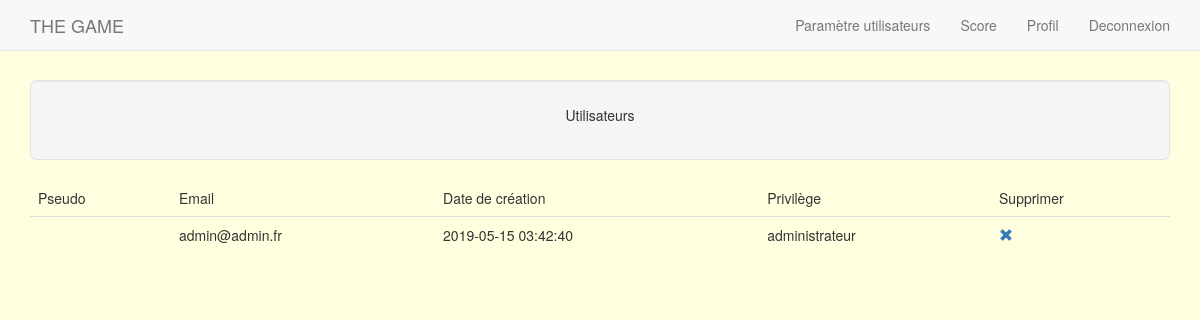
The page /tableUser.php (signed in) on the database as committed earlier.
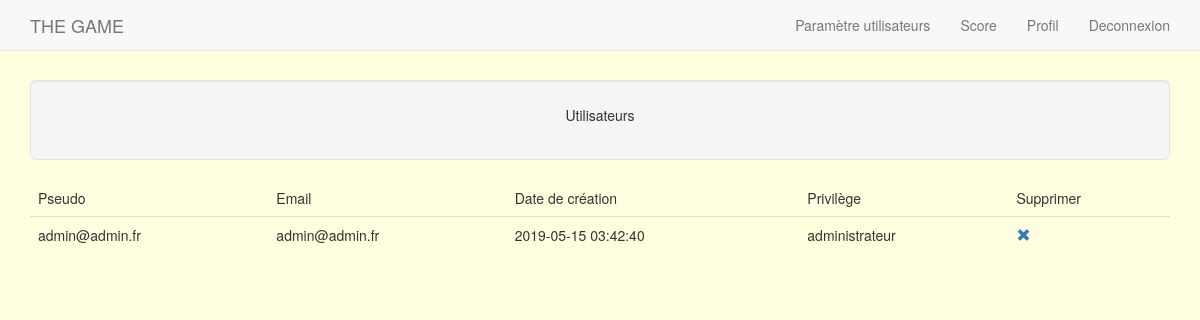
The same page on the database as committed later.
### tables this page shows
CREATE TABLE have_role
(
    id_member   INTEGER(10),
    id_role     INTEGER(10) DEFAULT '2',
    PRIMARY KEY (id_member, id_role),
    FOREIGN KEY (id_member) REFERENCES member(id_member),
    FOREIGN KEY (id_role) REFERENCES role(id_role)
);

CREATE TABLE member
(
    id_member       INTEGER(10)     AUTO_INCREMENT,
    mail            VARCHAR(255)    NOT NULL,
    password        VARCHAR(255)    NOT NULL,
    pseudo          VARCHAR(255)    NOT NULL,
    sign_in_date    TIMESTAMP       DEFAULT CURRENT_TIMESTAMP,
    PRIMARY KEY (id_member)
);

CREATE TABLE role
(
    id_role     INTEGER(10)     AUTO_INCREMENT,
    nom         VARCHAR(255)    NOT NULL,
    PRIMARY KEY (id_role)
);

### tableUser.php (the view, shortened to what this page needs)
<?php
    require_once('head.php');
    if($_SESSION['role']=='administrateur')
    {
?>
    <div class="container">
        <div class="well well-lg">
            <p class="text-center">Utilisateurs</p>
        </div>
        <table class="table">
            <thead>
                <tr>
                    <td>Pseudo</td>
                    <td>Email</td>
                    <td>Date de création</td>
                    <td>Privilège</td>
                    <td>Supprimer</td>
                </tr>
            </thead>
            <tbody>
            <?php
                require_once('identificationBDD.php');
                $limit = 5;
                if(isset($_GET['page']) && trim($_GET['page']) != "")
                {
                    $page = $_GET['page'];
                    $offset = $limit * ($page -1);
                }
                else
                {
                    $offset = 0;
                }
                $query = $bd->prepare("SELECT * FROM member JOIN have_role USING (id_member) JOIN role USING (id_role) ORDER BY pseudo LIMIT $offset, $limit");
                $query->execute();
                while($row = $query->fetch(PDO::FETCH_ASSOC))
                {
                    echo '<tr>';
                    echo '<td>'.$row['pseudo'].'</td>';
                    echo '<td>'.$row['mail'].'</td>';
                    echo '<td>'.$row['sign_in_date'].'</td>';
                    echo '<td>'.$row['nom'].'</td>';
                    echo '<td><a href="tableUser.html?id='.$row['id_member'].'"><span class="glyphicon glyphicon-remove"></span></a></td>';
                    echo '</tr>';
                }
            ?>
            </tbody>
        </table>
        <div class="row">
            <div class="col-md-3 col-lg-3"></div>
            <div class="col-md-3 col-lg-3"></div>
        </div>
    </div>
<?php
    }
    else
    {
        header('Location: index.html');
        exit();
    }
?>
<?php
    require_once('footer.php');
?>

### head.php (shortened to what this page needs)
<!DOCTYPE html>
<html lang="fr">
<head>
    <link href="https://unpkg.com/leaflet@1.4.0/dist/leaflet.css" rel="stylesheet">
    <link href="https://maxcdn.bootstrapcdn.com/bootstrap/3.3.1/css/bootstrap.min.css" rel="stylesheet">
    <link href="index.css" rel="stylesheet">
</head>
<body>
    <nav class="navbar navbar-default navbar-fixed-top">
        <div class="container">
            <div class="navbar-header">
                <a class="navbar-brand" href="index.html">THE GAME</a>
            </div>
            <div class="collapse navbar-collapse" id="barre-de-navigation">
                <ul class="nav navbar-nav navbar-right">
                    <?php
                        if(isset($_SESSION['connected']))
                        {
                            if($_SESSION['role']=='administrateur')
                            {
                    ?>
                        <li><a href="tableUser.html">Paramètre utilisateurs</a></li>
                    <?php
                            }
                    ?>
                        <li><a href="score.html">Score</a></li>
                        <li><a href="profil.html" id="profilLink">Profil</a></li>
                        <li><a href="logout.html">Deconnexion</a></li>
                    <?php
                        }
                        else
                        {
                    ?>
                        <li><a href="signUp.html" id="signUpLink">Inscription</a></li>
                        <li><a href="signIn.html" id="signInLink">Connexion</a></li>
                    <?php
                        }
                    ?>
                </ul>
            </div>
        </div>
    </nav>
    <div class="container div-padding-top-10">
    </div>

### footer.php (shortened to what this page needs)
</body>
</html>

### index.css (style rules this page uses)
body { background-color: #FFFFE0; }
.div-padding-top-10 { padding-top: 10vh; }

Rows that differ between the two databases and show on the page:
changed through a linked row, have_role "admin@admin.fr": id_member.pseudo (not shown) → "admin@admin.fr"
